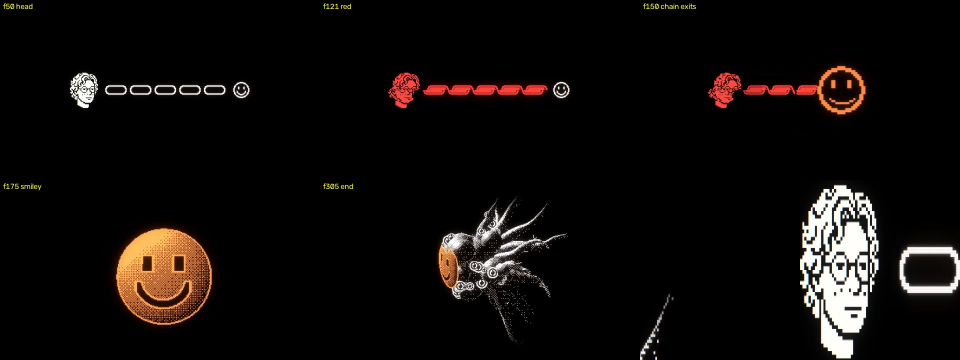
#> input picture change03_small_steps_v3/keyframes_v3.jpg, 1920 x 720 px (shown at 1/2 size)
$ python -i glow.py   (imports and definitions only)
#> lines starting #> are read from the running program, lines starting #| are printed output that depends on the picture
#> further down, picture is the input picture: shape (720, 1920, 3); mean B, G, R 10.8, 12.6, 16.2
import numpy as np, cv2, sys, os
from ca import ca
CA_PX=float(os.environ.get('CA','4.0'))   # chromatic aberration at the corners, 0 in the centre
# house screen glow: tight bloom + wide halo, faint scanlines, hue-preserving tonemap
K_CORE,K_H1,K_H2=[float(x) for x in os.environ.get('GLOW','0.0,0.12,0.06').split(',')]
SCAN=np.ones((1080,1,1),np.float32); SCAN[2::3]=0.90
def glow(rgb):
    cv=rgb.astype(np.float32)
    core=cv2.GaussianBlur(cv,(0,0),1.6)*K_CORE
#> core: shape (720, 1920, 3) float32; every value is 0
    halo=cv2.GaussianBlur(cv,(0,0),9)*K_H1+cv2.GaussianBlur(cv,(0,0),28)*K_H2
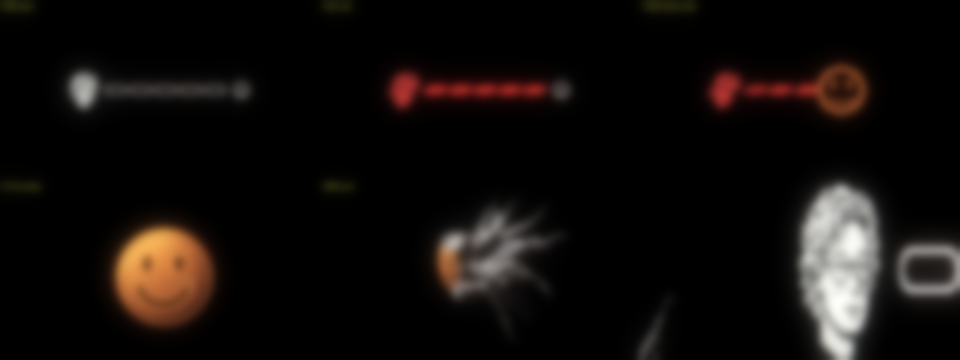
#> halo: shape (720, 1920, 3) float32 (shown at 1/2 size); mean B, G, R 1.9, 2.3, 2.9; drawn with min black and max white
#> (the run stopped early here; a loop or call above may not have finished)
